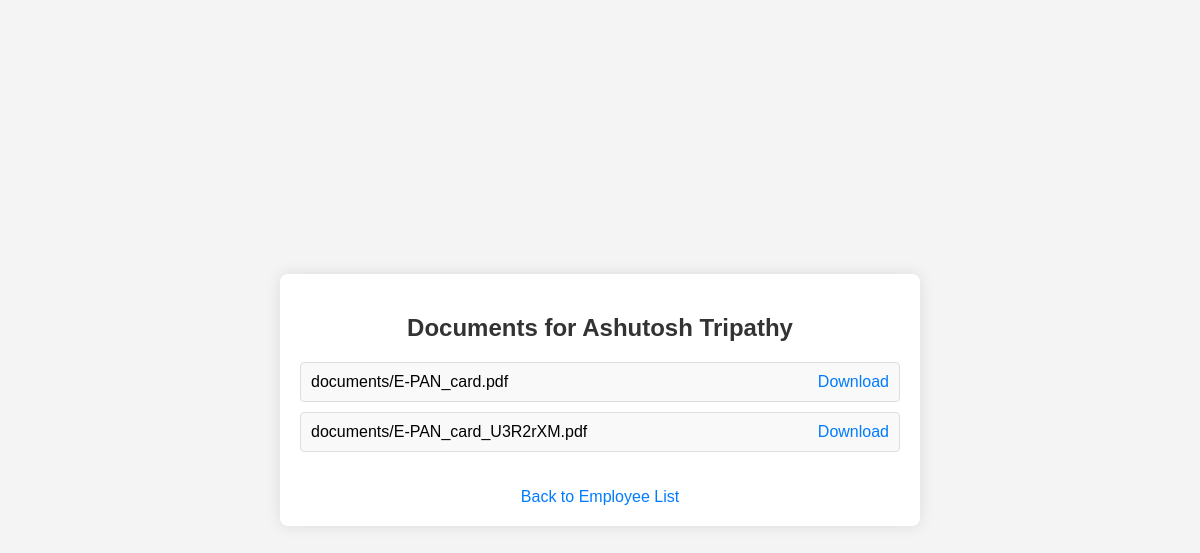
The app's page /employee/F13A100001/documents/ (signed in) with its own data.
### hrms/models.py (models this page shows, shortened)
class Employee(models.Model):
    employee_id = models.CharField(max_length=10, unique=True)
    name = models.CharField(max_length=100)
    position = models.CharField(max_length=100)
    department = models.CharField(max_length=100)
    email = models.EmailField()
    phone_number = models.CharField(max_length=15)
    dob = models.DateField()
    leaves = models.IntegerField(default=0)
    otp = models.CharField(max_length=6, blank=True, null=True)

class EmployeeDocument(models.Model):
    employee = models.ForeignKey(Employee, on_delete=models.CASCADE, related_name='documents')
    document = models.FileField(upload_to='documents/')
    uploaded_at = models.DateTimeField(auto_now_add=True)

### hrms/views.py (the view)
# urls.py: path('employee/<str:employee_id>/documents/', views.employee_documents_view, name='employee_documents'),
def employee_documents_view(request, employee_id):
    if not request.session.get('logged_in'):
        return redirect('login')
    employee = get_object_or_404(Employee, employee_id=employee_id)
    documents = employee.documents.all()
    return render(request, 'employee_documents.html', {'employee': employee, 'documents': documents})

### hrms/templates/employee_documents.html (shortened to what this page needs)
<!DOCTYPE html>
<html lang="en">
<head>
</head>
<body>
    <div class="container">
        <h2>Documents for {{ employee.name }}</h2>
        <ul>
            {% for document in employee.documents.all %}
            <li>
                {{ document.document.name }}
                <a href="{% url 'download_document' document.id %}">Download</a>
            </li>
            {% endfor %}
        </ul>
        <a class="back-link" href="{% url 'employee_list' %}">Back to Employee List</a>
    </div>
</body>
</html>

### hrms/templates/employee_documents.html (style rules this page uses)
body { font-family: Arial, sans-serif; background-color: #f4f4f4; margin: 0; padding: 0; display: flex; justify-content: center; align-items: center; height: 100vh; }
.container { background-color: #fff; border-radius: 8px; box-shadow: 0 0 15px rgba(0, 0, 0, 0.1); padding: 20px; width: 80%; max-width: 600px; text-align: center; }
h2 { color: #333; margin-bottom: 20px; font-size: 24px; }
ul { list-style: none; padding: 0; }
li { background-color: #f9f9f9; border: 1px solid #ddd; border-radius: 4px; margin: 10px 0; padding: 10px; text-align: left; display: flex; justify-content: space-between; align-items: center; }
a { color: #007bff; text-decoration: none; transition: color 0.3s ease; }
.back-link { display: inline-block; margin-top: 20px; color: #007bff; text-decoration: none; transition: color 0.3s ease; }

### records on screen
Employee: name "Ashutosh Tripathy"
EmployeeDocument: document.name "documents/E-PAN_card.pdf"
EmployeeDocument: document.name "documents/E-PAN_card_U3R2rXM.pdf"
